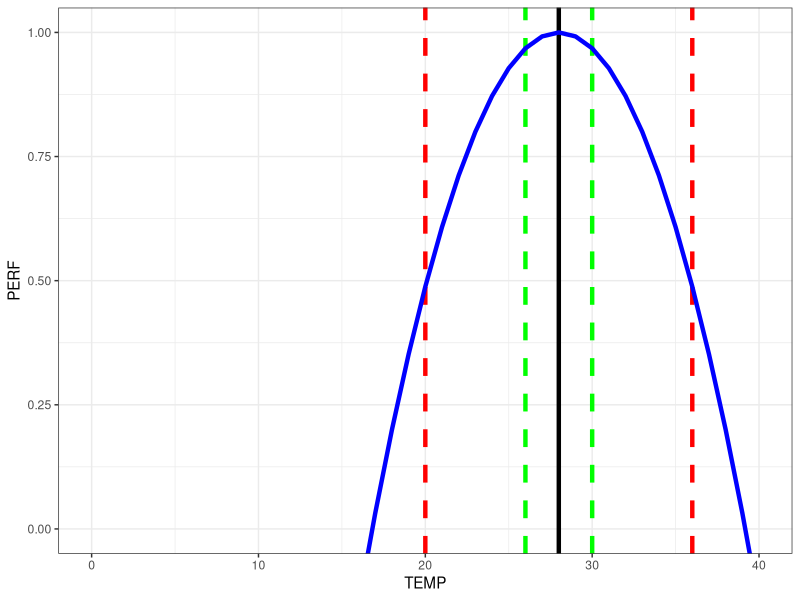
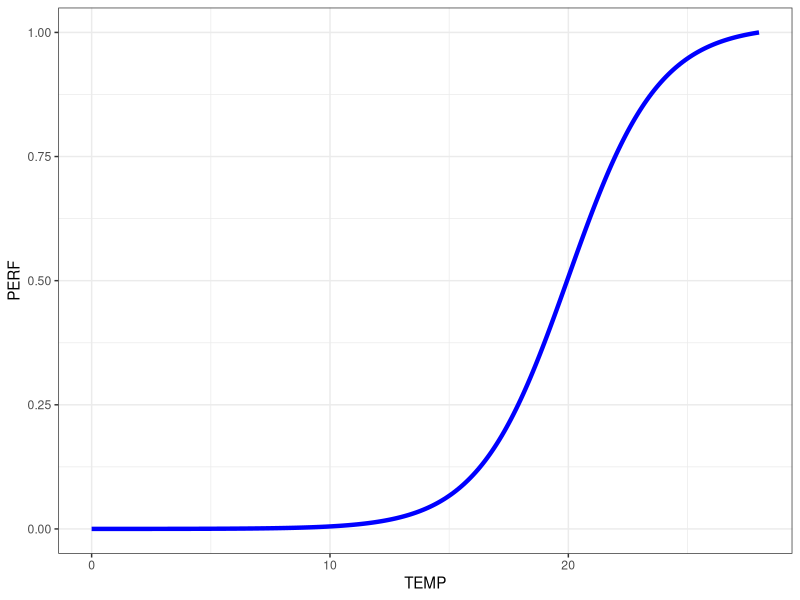
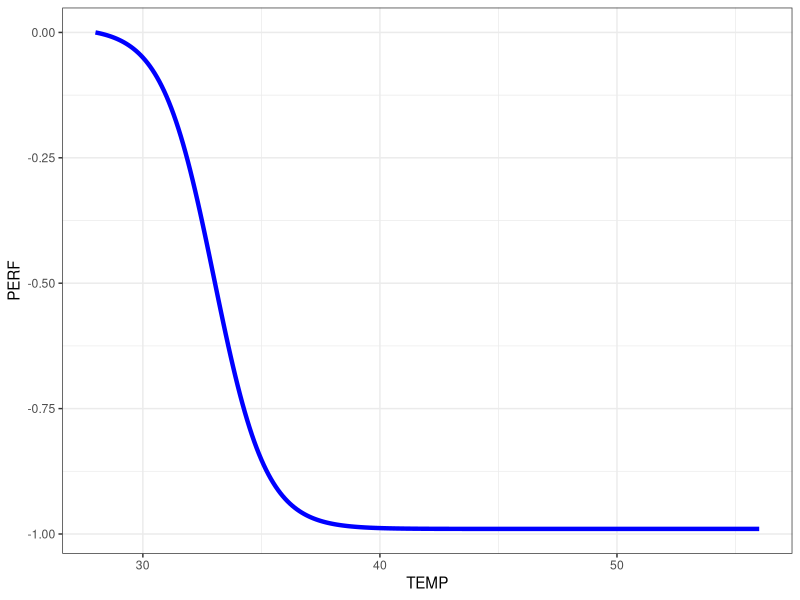
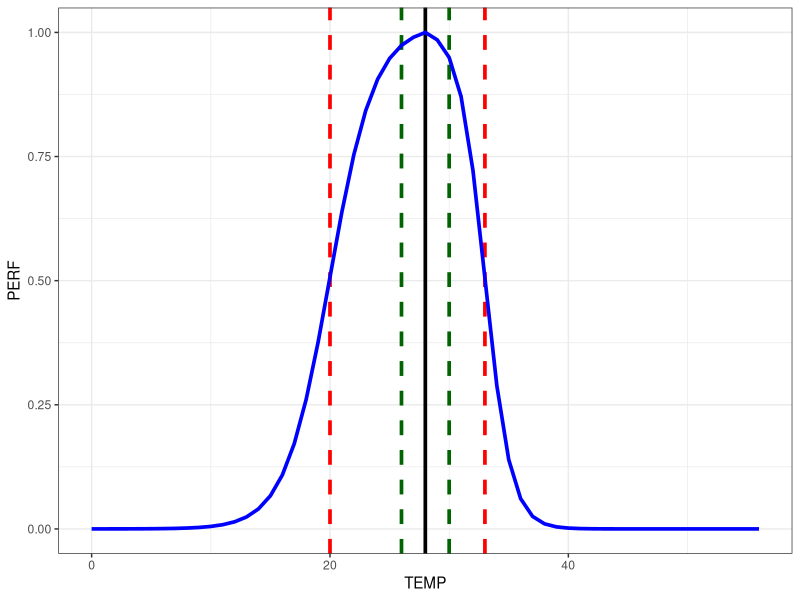

Write R code to recreate these figures, in order.
## ---- chunk 1
knitr::opts_chunk$set(echo = TRUE)
## ---- chunk 2
library(tidyverse)
## ---- chunk 3
a <- -0.008 # dictates the direction and width of the parabola
T_opt <- 28 # temperature optimum of the species
P_max <- 1 # perforamce maximum

TEMP <- seq(0, 40, by = 1)
PERF <- a * (TEMP - T_opt)^2 + P_max
df_parab <- data.frame(TEMP, PERF)

df_parab %>%
  ggplot() +
  geom_vline(xintercept = 20, color = 'red', size = 1.5, linetype = 'dashed') +
  geom_vline(xintercept = 36, color = 'red', size = 1.5, linetype = 'dashed') +
  geom_vline(xintercept = 26, color = 'green', size = 1.5, linetype = 'dashed') +
  geom_vline(xintercept = 30, color = 'green', size = 1.5, linetype = 'dashed') +
  geom_vline(xintercept = T_opt, color = 'black', size = 1.5) +
  geom_line(aes(x = TEMP, y = PERF), color = 'blue', size = 1.5) +
  coord_cartesian(ylim = c(0, 1)) +
  theme_bw()
## ---- chunk 4
#__1. Sigmoid from 0 to T optimum ####
T_min <- 20
beta_1 <- 1.7

TEMP = seq(0, T_opt, by = 0.1)
PERF = 1 / (1 + beta_1^(-TEMP + T_min))
df_sig_1 <- data.frame(TEMP, PERF)

# max(df_sig_1$PERF) # maintain this value for written equation

df_sig_1 %>%
  mutate(PERF = PERF / max(PERF)) %>%
  ggplot() +
  geom_line(aes(x = TEMP, y = PERF), size = 1.5, color = 'blue') +
  theme_bw()
## ---- chunk 5
#__2. Sigmoid from T optimum to 40 ####
T_max <- 33
beta_2 <- 0.4

TEMP = seq(T_opt, 56, by = 0.1)
PERF = 1 / (1 + beta_2^(-TEMP + T_max))
df_sig_2 <- data.frame(TEMP, PERF)

# max(df_sig_2$performance) # maintain this value for written equation

df_sig_2 %>%
  mutate(PERF = PERF - max(PERF)) %>%
  ggplot() +
  geom_line(aes(x = TEMP, y = PERF), size = 1.5, color = 'blue') +
  theme_bw()
## ---- chunk 6
TEMP = seq(0, 56, by = 1)
PERF <- ifelse(TEMP <= T_opt,
               (1 / (1 + beta_1^(-TEMP + T_min))) / max(df_sig_1$PERF),
               (1 / (1 + beta_2^(-TEMP + T_max))) / max(df_sig_2$PERF))

df_sig <- data.frame(TEMP, PERF)

df_sig %>%
  ggplot() +
  geom_vline(xintercept = T_min, color = 'red', size = 1.25, linetype = 'dashed') +
  geom_vline(xintercept = T_max, color = 'red', size = 1.25, linetype = 'dashed') +
  geom_vline(xintercept = 26, color = 'dark green', size = 1.25, linetype = 'dashed') +
  geom_vline(xintercept = 30, color = 'dark green', size = 1.25, linetype = 'dashed') +
  geom_vline(xintercept = T_opt, color = 'black', size = 1.25) +
  geom_line(aes(x = TEMP, y = PERF), size = 1.25, color = 'blue') +
  theme_bw()
